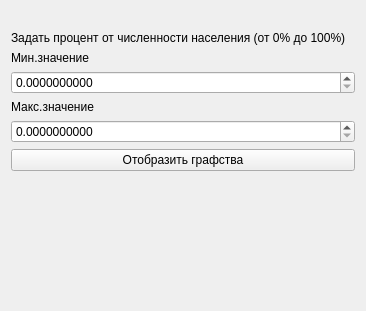
<?xml version="1.0" encoding="UTF-8"?>
<ui version="4.0">
 <class>ddmOutEstimAndPopulFilterWidgetPanel</class>
 <widget class="QWidget" name="ddmOutEstimAndPopulFilterWidgetPanel">
  <property name="geometry">
   <rect>
    <x>0</x>
    <y>0</y>
    <width>366</width>
    <height>311</height>
   </rect>
  </property>
  <property name="windowTitle">
   <string>Form</string>
  </property>
  <layout class="QGridLayout" name="gridLayout">
   <item row="0" column="0">
    <layout class="QVBoxLayout" name="verticalLayout">
     <property name="sizeConstraint">
      <enum>QLayout::SetMinimumSize</enum>
     </property>
     <item>
      <spacer name="horizontalSpacer">
       <property name="orientation">
        <enum>Qt::Horizontal</enum>
       </property>
       <property name="sizeHint" stdset="0">
        <size>
         <width>40</width>
         <height>20</height>
        </size>
       </property>
      </spacer>
     </item>
     <item>
      <widget class="QLabel" name="ddmInEstimateCountyFilterWidget">
       <property name="text">
        <string>&lt;html&gt;&lt;head/&gt;&lt;body&gt;&lt;p&gt;Задать процент от численности населения (от 0% до 100%)&lt;/p&gt;&lt;/body&gt;&lt;/html&gt;</string>
       </property>
       <property name="wordWrap">
        <bool>true</bool>
       </property>
      </widget>
     </item>
     <item>
      <widget class="QLabel" name="labelMinValue">
       <property name="text">
        <string>Мин.значение</string>
       </property>
      </widget>
     </item>
     <item>
      <widget class="QDoubleSpinBox" name="spinMinValue">
       <property name="decimals">
        <number>10</number>
       </property>
       <property name="maximum">
        <double>999999999.000000000000000</double>
       </property>
      </widget>
     </item>
     <item>
      <widget class="QLabel" name="labelMinValue_2">
       <property name="text">
        <string>Макс.значение</string>
       </property>
      </widget>
     </item>
     <item>
      <widget class="QDoubleSpinBox" name="spinMaxValue">
       <property name="decimals">
        <number>10</number>
       </property>
       <property name="maximum">
        <double>999999999.000000000000000</double>
       </property>
      </widget>
     </item>
     <item>
      <widget class="QPushButton" name="buttonApply">
       <property name="text">
        <string>Отобразить графства</string>
       </property>
       <property name="icon">
        <iconset resource="../../icons.qrc">
         <normaloff>:/icons/icons/accept.png</normaloff>:/icons/icons/accept.png</iconset>
       </property>
      </widget>
     </item>
     <item>
      <spacer name="verticalSpacer">
       <property name="orientation">
        <enum>Qt::Vertical</enum>
       </property>
       <property name="sizeHint" stdset="0">
        <size>
         <width>20</width>
         <height>40</height>
        </size>
       </property>
      </spacer>
     </item>
    </layout>
   </item>
  </layout>
 </widget>
 <resources>
  <include location="../../icons.qrc"/>
 </resources>
 <connections/>
</ui>
